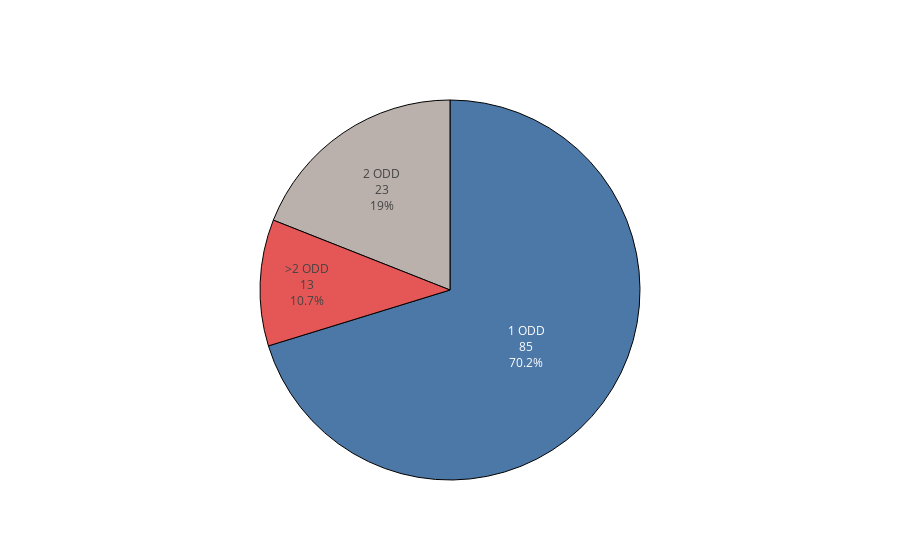

The notebook cell this image was saved under:
### Markdown cell above
## How many designations per product (when merging those products with the same trade name)

### Code cell
# Sort by number of applications
marketed_ods.sort_values(by='Number of designations', inplace=True)

# Get number of applications
n_applications = []
n_substances = []
for n_application in marketed_ods['Number of designations'].unique():
    # Get number of substances
    mask = marketed_ods['Number of designations'] == n_application
    number = len(marketed_ods[mask])

    # Append to containers
    n_applications.append(n_application)
    n_substances.append(number)

# Accumulate >= 5 applications
n_applications = np.array(n_applications)
n_substances = np.array(n_substances)
mask = n_applications >= 3
n_substances_three_or_more = np.sum(n_substances[mask])
n_applications = n_applications[~mask]
n_substances = list(n_substances[~mask])

# Create figure
fig = go.Figure()
colours = plotly.colors.qualitative.T10
n_colours = len(n_substances) + 1

fig.add_trace(go.Pie(
    labels=[
        '%s ODD' % str(n) for n in n_applications] + ['>2 ODD'],
    values=n_substances + [n_substances_three_or_more],
    textinfo='label+value+percent',
    sort=False,
    marker=dict(
        colors=[colours[0], colours[-1], colours[2]], 
        line=dict(color='#000000', width=1))))
fig.update_layout(showlegend=False)
fig.show()

### Figure 1 — Plotly figure (JSON) as saved in the notebook; plotly's stock layout.template omitted (floating-point values rounded to 4 significant figures)
{"data": [{"labels": ["1 ODD", "2 ODD", ">2 ODD"], "marker": {"colors": ["#4C78A8", "#BAB0AC", "#E45756"], "line": {"color": "#000000", "width": 1}}, "sort": false, "textinfo": "label+value+percent", "type": "pie", "values": [85, 23, 13]}], "layout": {"showlegend": false}}
